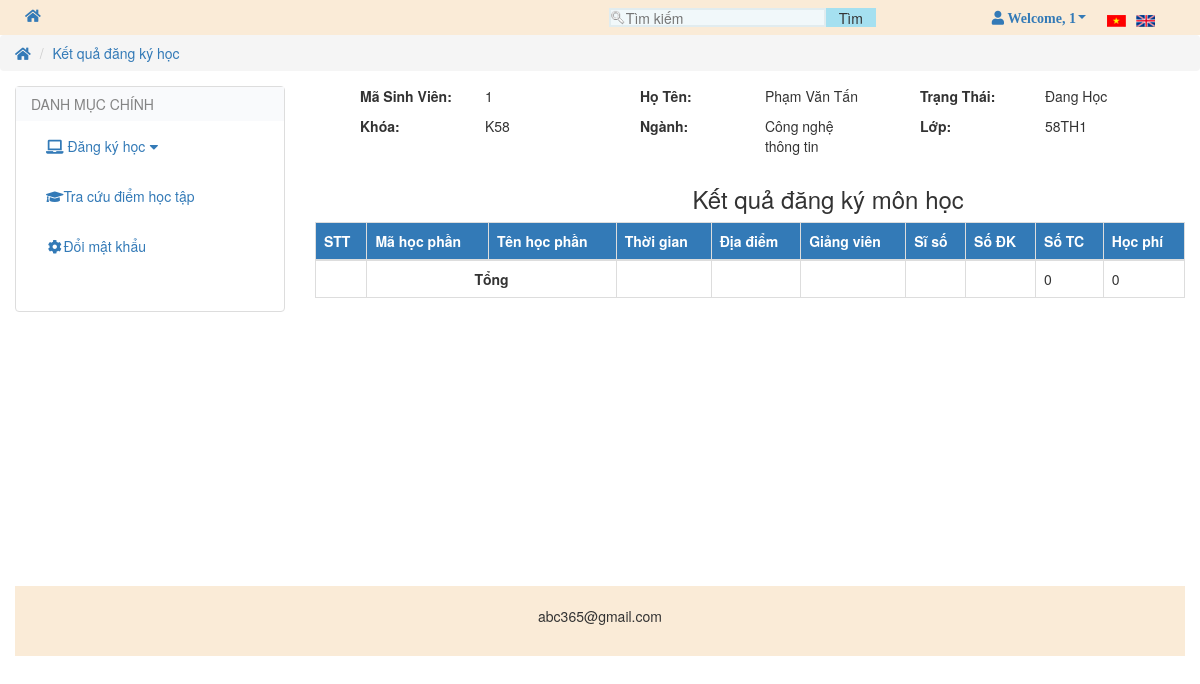
Screenshot of /code/ketquadangky.php (signed in) with the database file from the repository.
### tables this page shows
CREATE TABLE `sinhvien` (
  `id` int(5) NOT NULL,
  `MaSV` char(10) NOT NULL,
  `TenSV` varchar(100) NOT NULL,
  `GioiTinh` varchar(30) NOT NULL,
  `NgaySinh` date NOT NULL,
  `QueQuan` varchar(100) NOT NULL,
  `Email` varchar(100) NOT NULL,
  `SDT` int(12) NOT NULL,
  `MaL` char(6) NOT NULL
);

CREATE TABLE `khoahoc` (
  `id` int(5) NOT NULL,
  `MaKH` char(6) NOT NULL,
  `TenKH` varchar(100) NOT NULL
);

CREATE TABLE `khoa` (
  `id` int(5) NOT NULL,
  `MaK` char(6) NOT NULL,
  `TenK` varchar(100) NOT NULL,
  `SoCanBo` int(5) NOT NULL
);

CREATE TABLE `lop` (
  `id` int(5) NOT NULL,
  `MaL` char(6) NOT NULL,
  `TenL` varchar(100) NOT NULL,
  `SiSo` int(5) NOT NULL,
  `MaK` char(6) NOT NULL,
  `MaKH` char(6) NOT NULL,
  `MaHDT` char(6) NOT NULL
);

### code/ketquadangky.php (the view, shortened to what this page needs)
<?php include('includes/header.php'); ?>
<?php
    $sql1="SELECT * FROM sinhvien WHERE MaSV='{$_SESSION['msv']}'";
    $query_a1=mysqli_query($conn,$sql1);
    $dm_info1=mysqli_fetch_assoc($query_a1);
    $sql3="SELECT * FROM lop WHERE MaL='{$dm_info1['MaL']}'";
    $query_a3=mysqli_query($conn,$sql3);
    $dm_info3=mysqli_fetch_assoc($query_a3);
    $sql4="SELECT * FROM khoahoc WHERE MaKH='{$dm_info3['MaKH']}'";
    $query_a4=mysqli_query($conn,$sql4);
    $dm_info4=mysqli_fetch_assoc($query_a4);
    $sql5="SELECT * FROM khoa WHERE MaK='{$dm_info3['MaK']}'";
    $query_a5=mysqli_query($conn,$sql5);
    $dm_info5=mysqli_fetch_assoc($query_a5);
?>
<ul class="breadcrumb" style="margin-bottom:0px;">
    <li><a href="index.php" title="Trang chủ"><i class="fa fa-home"></i></a></li>
    <li><a style="text-decoration:none" href="ketquadangky.php" title="Kết quả đăng ký học">Kết quả đăng ký học</a></li>
</ul>
<div class="container-fluid" >
    <div class="row">
        <div class="col-lg-3 col-md-3 col-sm-3 col-xs-3" id="left">
            <?php include('includes/box_left.php'); ?>
        </div>
        <div class="col-lg-9 col-md-9 col-sm-9 col-xs-9" style="min-height:495px;">
        <div class="container-fluid" style="margin-top:15px;">
            <div class="col-lg-4 col-md-4 col-sm-4 col-xs-4">
                <div class="col-lg-6 col-md-6 col-sm-6 col-xs-6"><p><b>Mã Sinh Viên:</b></p></div>
                <div class="col-lg-6 col-md-6 col-sm-6 col-xs-6"><p><?php echo $dm_info1['MaSV']; ?></p></div>
                <div class="col-lg-6 col-md-6 col-sm-6 col-xs-6"><p><b>Khóa:</b></p></div>
                <div class="col-lg-6 col-md-6 col-sm-6 col-xs-6"><p><?php echo $dm_info4['TenKH']; ?></p></div>
            </div>
            <div class="col-lg-4 col-md-4 col-sm-4 col-xs-4">
                <div class="col-lg-6 col-md-6 col-sm-6 col-xs-6"><p><b>Họ Tên:</b></p></div>
                <div class="col-lg-6 col-md-6 col-sm-6 col-xs-6"><p><?php echo $dm_info1['TenSV']; ?></p></div>
                <div class="col-lg-6 col-md-6 col-sm-6 col-xs-6"><p><b>Ngành:</b></p></div>
                <div class="col-lg-6 col-md-6 col-sm-6 col-xs-6"><p><?php echo $dm_info5['TenK']; ?></p></div>
            </div>
            <div class="col-lg-4 col-md-4 col-sm-4 col-xs-4">
                <div class="col-lg-6 col-md-6 col-sm-6 col-xs-6"><p><b>Trạng Thái:</b></p></div>
                <div class="col-lg-6 col-md-6 col-sm-6 col-xs-6"><p>Đang Học</p></div>
                <div class="col-lg-6 col-md-6 col-sm-6 col-xs-6"><p><b>Lớp:</b></p></div>
                <div class="col-lg-6 col-md-6 col-sm-6 col-xs-6"><p><?php echo $dm_info3['TenL']; ?></p></div>
            </div>
            <div class="row">
                <div class="col-lg-5 col-md-5 col-sm-5 col-xs-5"></div>
                <div class="col-lg-7 col-md-7 col-sm-7 col-xs-7"><h3>Kết quả đăng ký môn học</h3></div>
                <table class="table table-bordered">
                    <thead>
                        <tr class="bg-primary">
                            <th scope="col">STT</th>
                            <th scope="col">Mã học phần</th>
                            <th scope="col">Tên học phần</th>
                            <th scope="col">Thời gian</th>
                            <th scope="col">Địa điểm</th>
                            <th scope="col">Giảng viên</th>
                            <th scope="col">Sĩ số</th>
                            <th scope="col">Số ĐK</th>
                            <th scope="col">Số TC</th>
                            <th scope="col">Học phí</th>
                        </tr>
                    </thead>
                    <tbody>
                    <?php
                        $dem2=0;
                        $dem1=0;
                    ?>
                        <tr>
                            <td></td>
                            <td colspan="2" align="center"><b>Tổng</b></td>
                            <td></td>
                            <td></td>
                            <td></td>
                            <td></td>
                            <td></td>
                            <td><?php echo $dem2; ?></td>
                            <td><?php echo number_format($dem1,0,'.','.'); ?></td>
                        </tr>
                    </tbody>
                </table>
            </div>
        </div>
    </div>
</div>
<?php include('includes/footer.php'); ?>

### code/css/btl.css (style rules this page uses)
* { margin: 0px; padding: 0px; }
body { width: 100%; }

### rows the page displays
sinhvien: MaSV "1", TenSV "Phạm Văn Tấn"
khoahoc: TenKH "K58"
khoa: TenK "Công nghệ thông tin"
lop: TenL "58TH1"

### other values shown
$_SESSION['username'] "1"
$dem2 "0"
$dem1 "0"
